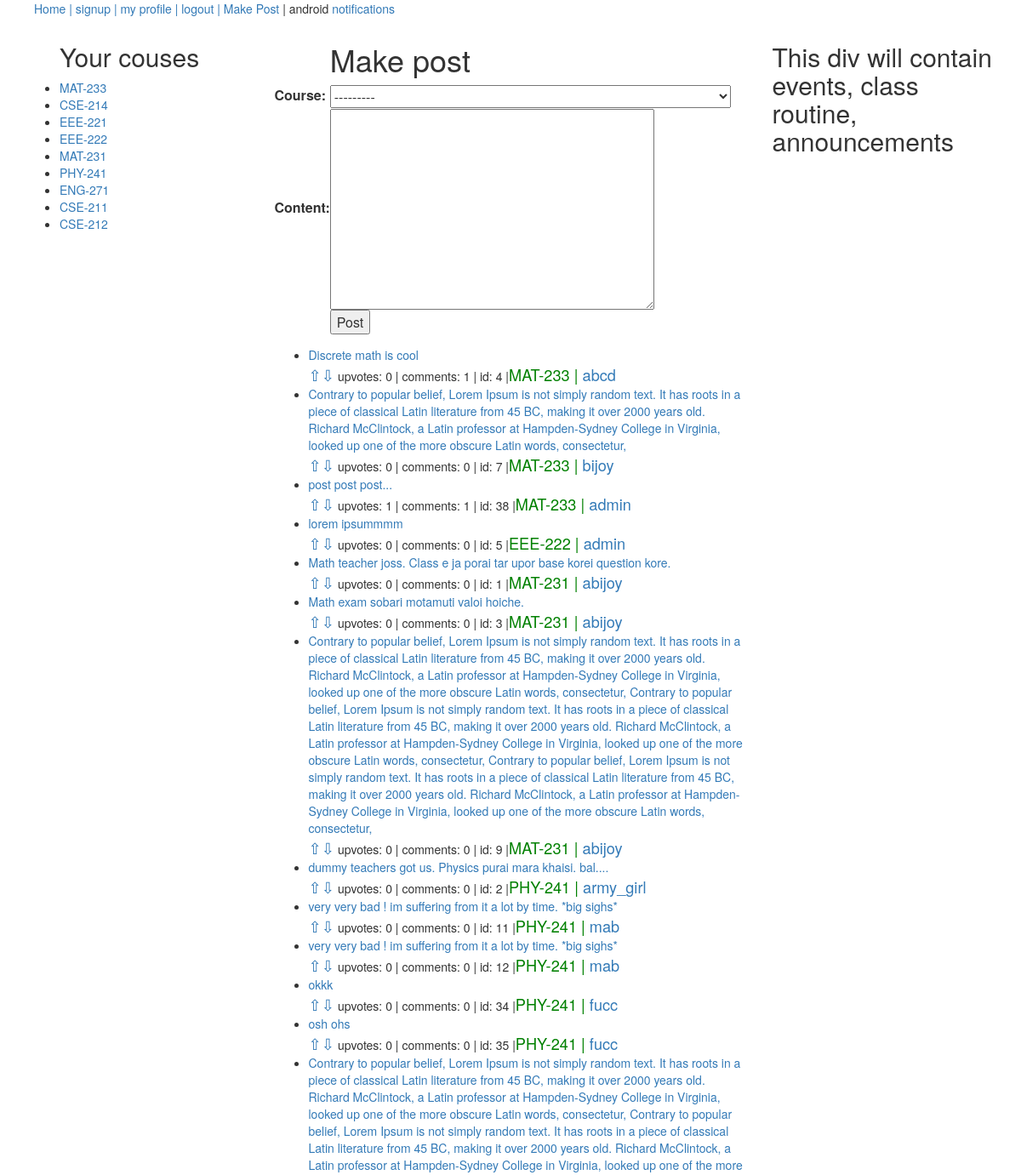
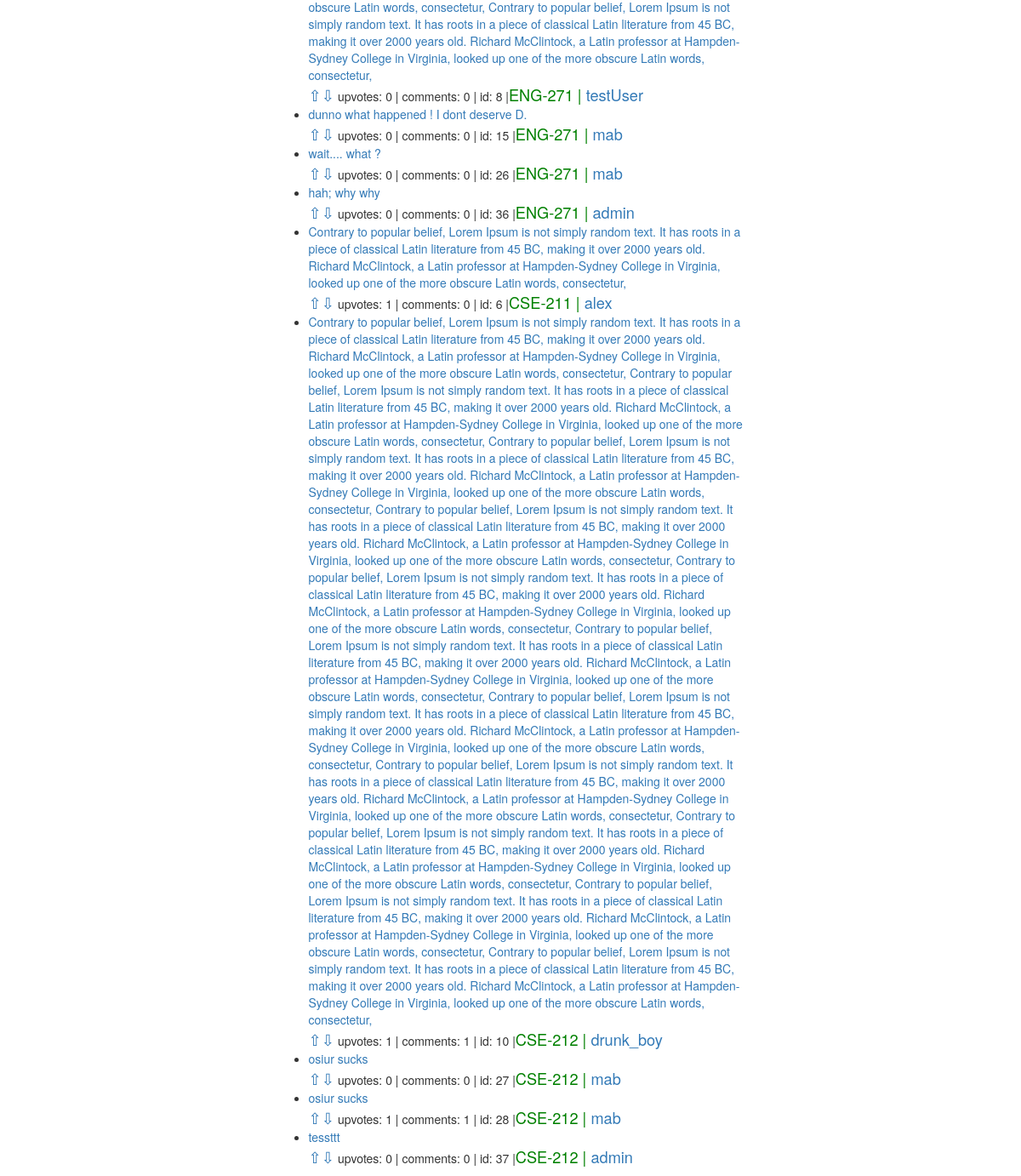
Screenshot of / (signed in) with the database file from the repository (2 pictures, top to bottom).
### playground/models.py (models this page shows, shortened)
class Course(models.Model):
	semester_or_year = (
		('1', '1st'),
		('2', '2nd'),
		('3', '3rd'),
		('4', '4th'),
		('5', '5th'),
		('6', '6th'),
		('7', '7th'),
		('8', '8th'),
	)
	course_code = models.CharField(max_length=50)
	course_title = models.CharField(max_length=200)
	semester = models.CharField(max_length=10, choices=semester_or_year, default='1')
	created_by = models.ForeignKey(User, on_delete=models.CASCADE)
	def __str__(self):
		return f'{self.course_title} - ({self.course_code})'

class Post(models.Model):
	user = models.ForeignKey(User, on_delete=models.CASCADE)
	course = models.ForeignKey(Course, on_delete=models.CASCADE)
	content = models.TextField()

### playground/views.py (the view)
# urls.py: path('', views.index, name='index'),
@login_required
def index(request):
	u = request.user
	current_sem = u.profile.current_semester
	my_courses = Course.objects.filter(semester=current_sem)
	posts = Post.objects.filter(course__in=my_courses)
	upVotedPosts = [v.post for v in PostVote.objects.filter(user=request.user, vote_value=1)]
	downVotedPosts =  [v.post for v in PostVote.objects.filter(user=request.user, vote_value=-1)]
	print(upVotedPosts, downVotedPosts, posts)
	for p in posts:
		if p in upVotedPosts:
			print("Yeaaaa;")
	if request.method == 'POST':
		form = makePostForm(request.user, request.POST)
		if form.is_valid():
			f = form.save(commit=False)
			f.user = request.user
			f.save()
			recipient_list = [p.user for p in Profile.objects.filter(current_semester=request.user.profile.current_semester)]
			notify.send(request.user, recipient_list=recipient_list, actor=request.user,
			verb='posted', obj=f, target=f.course, nf_type='somebody_posted')
			return redirect(reverse('index'))
	else:
		form = makePostForm(request.user)
	return render(request, 'playground/home.html',
		{'form':form, 'my_courses': my_courses, 'posts': posts,
		'upVotedPosts': upVotedPosts, 'downVotedPosts': downVotedPosts,}
		)

### playground/forms.py
class makePostForm(forms.ModelForm):
	class Meta:
		model = Post
		fields = ('course', 'content')
	def __init__(self, user, *args, **kwargs):
		super(makePostForm, self).__init__(*args, **kwargs)
		self.fields['course'].queryset = Course.objects.filter(semester=user.profile.current_semester)

### playground/templates/playground/home.html (shortened to what this page needs)
{% extends "playground/base.html" %}
{% block mainDiv %}
    <div>
        <form method="post">
            <table>
            <tr><td></td><td><h1>Make post</h1></td></tr>
            {{ form.as_table }}
            <tr><td></td>
                <td><input type="submit" name="" value="Post"></td>
            </tr>
            </table>
        </form>
    </div>
    <ul>
		{% for p in posts %}
			<li style=""><a href="{% url 'post_details' p.id %}"> {{ p.content }}</a></li>
            {% if p in upVotedPosts %}
                <span style="color:red; font-size:1.3em;"><a href="{% url 'vote' p.id 'up' %}">⇧</a></span><span><a href="{% url 'vote' p.id 'down' %}">⇩</a></span>
            {% elif p in downVotedPosts %}
                <span><a href="{% url 'vote' p.id 'up' %}">⇧</a></span><span style="color: red; font-size:1.3em;"><a href="{% url 'vote' p.id 'down' %}">⇩</a></span>
            {% else %}
                <span style="font-size:1.3em;"><a href="{% url 'vote' p.id 'up' %}">⇧</a><a href="{% url 'vote' p.id 'down' %}">⇩</a></span>
            {% endif %}
            upvotes: {{ p.postvote_set.all.count }} | comments: {{p.comment_set.all.count }} | id: {{p.id }} |<span style="color:green">{{p.course.course_code }} | <a href="{% url 'profile' p.user %}">{{p.user}}</a></span></li>
		{% endfor %}
	</ul>
{% endblock mainDiv %}

### playground/templates/playground/base.html (shortened to what this page needs)
<!DOCTYPE html>
<html>
<head>
	<link rel="stylesheet" href="https://maxcdn.bootstrapcdn.com/bootstrap/3.4.0/css/bootstrap.min.css">
</head>
<body>
	<nav>
		<ul>
			<li class="nav"><a href="{% url 'index' %}">Home | </a></li>
			<li class="nav"><a href="{% url 'signup' %}">signup | </a></li>
			<li class="nav"><a href="{% url 'profile' request.user %}">my profile | </a></li>
			<li class="nav"><a href="{% url 'logout' %}">logout | </a></li>
			<li class="nav"><a href="{% url 'makepost' %}">Make Post</a></li>
			<li class="nav"> | {{ request.user }} </li>
			<li class="nav"><a href="notifications/all">notifications</a></li>
		</ul>
	</nav>
	<div class="container">
		<div class="row">
			<nav class="col-sm-3">
				{% include "playground/sidediv.html" %}
			</nav>
			<div class="col-sm-6">
				{% block mainDiv %} {% endblock %}
			</div>
			<div class="col-sm-3">
				{% include "playground/rtsidediv.html" %}
			</div>
		</div>
	</div>
</body>
</html>

### playground/templates/playground/sidediv.html
		<ul>
		<h2>Your couses</h2>
			{% for c in my_courses %}
				<li><a href="{% url 'posts_under_course' c.course_code %}">{{ c.course_code }}</a></li>
			{% endfor %}
		</ul>

### playground/templates/playground/home.html (style rules this page uses)
span { font-size: 1.3em; }

### playground/templates/playground/base.html (style rules this page uses)
.nav { list-style-type: none; display: inline-block; }

### rows the page displays
Course: course_code "MAT-233"
Course: course_code "CSE-214"
Course: course_code "EEE-221"
Course: course_code "EEE-222"
Course: course_code "MAT-231"
Course: course_code "PHY-241"
Course: course_code "ENG-271"
Course: course_code "CSE-211"
Course: course_code "CSE-212"
Post: content "Discrete math is cool", postvote_set.all.count "0", comment_set.all.count "1", id "4", course.course_code "MAT-233", user "abcd"
Post: content "Contrary to popular belief, Lorem Ipsum is not simply random text. It has roots in a piece of classical Latin literature from 45 BC, making it over 2000 years old. Richard McClintock, a Latin professor at Hampden-Sydney College in Virginia, looked up one of the more obscure Latin words, consectetur,", postvote_set.all.count "0", comment_set.all.count "0", id "7", course.course_code "MAT-233", user "bijoy"
Post: content "post post post...", postvote_set.all.count "1", comment_set.all.count "1", id "38", course.course_code "MAT-233", user "admin"
Post: content "lorem ipsummmm", postvote_set.all.count "0", comment_set.all.count "0", id "5", course.course_code "EEE-222", user "admin"
Post: content "Math teacher joss. Class e ja porai tar upor base korei question kore.", postvote_set.all.count "0", comment_set.all.count "0", id "1", course.course_code "MAT-231", user "abijoy"
Post: content "Math exam sobari motamuti valoi hoiche.", postvote_set.all.count "0", comment_set.all.count "0", id "3", course.course_code "MAT-231", user "abijoy"
Post: content "Contrary to popular belief, Lorem Ipsum is not simply random text. It has roots in a piece of classical Latin literature from 45 BC, making it over 2000 years old. Richard McClintock, a Latin professor at Hampden-Sydney College in Virginia, looked up one of the more obscure Latin words, consectetur, Contrary to popular belief, Lorem Ipsum is not simply random text. It has roots in a piece of classical Latin literature from 45 BC, making it over 2000 years old. Richard McClintock, a Latin professor at Hampden-Sydney College in Virginia, looked up one of the more obscure Latin words, consectetur, Contrary to popular belief, Lorem Ipsum is not simply random text. It has roots in a piece of…", postvote_set.all.count "0", comment_set.all.count "0", id "9", course.course_code "MAT-231", user "abijoy"
Post: content "dummy teachers got us. Physics purai mara khaisi. bal....", postvote_set.all.count "0", comment_set.all.count "0", id "2", course.course_code "PHY-241", user "army_girl"
Post: content "very very bad ! im suffering from it a lot by time. *big sighs*", postvote_set.all.count "0", comment_set.all.count "0", id "11", course.course_code "PHY-241", user "mab"
Post: content "very very bad ! im suffering from it a lot by time. *big sighs*", postvote_set.all.count "0", comment_set.all.count "0", id "12", course.course_code "PHY-241", user "mab"
Post: content "okkk", postvote_set.all.count "0", comment_set.all.count "0", id "34", course.course_code "PHY-241", user "fucc"
Post: content "osh ohs", postvote_set.all.count "0", comment_set.all.count "0", id "35", course.course_code "PHY-241", user "fucc"
Post: content "Contrary to popular belief, Lorem Ipsum is not simply random text. It has roots in a piece of classical Latin literature from 45 BC, making it over 2000 years old. Richard McClintock, a Latin professor at Hampden-Sydney College in Virginia, looked up one of the more obscure Latin words, consectetur, Contrary to popular belief, Lorem Ipsum is not simply random text. It has roots in a piece of classical Latin literature from 45 BC, making it over 2000 years old. Richard McClintock, a Latin professor at Hampden-Sydney College in Virginia, looked up one of the more obscure Latin words, consectetur, Contrary to popular belief, Lorem Ipsum is not simply random text. It has roots in a piece of…", postvote_set.all.count "0", comment_set.all.count "0", id "8", course.course_code "ENG-271", user "testUser"
Post: content "dunno what happened ! I dont deserve D.", postvote_set.all.count "0", comment_set.all.count "0", id "15", course.course_code "ENG-271", user "mab"
Post: content "wait.... what ?", postvote_set.all.count "0", comment_set.all.count "0", id "26", course.course_code "ENG-271", user "mab"
Post: content "hah; why why", postvote_set.all.count "0", comment_set.all.count "0", id "36", course.course_code "ENG-271", user "admin"
Post: content "Contrary to popular belief, Lorem Ipsum is not simply random text. It has roots in a piece of classical Latin literature from 45 BC, making it over 2000 years old. Richard McClintock, a Latin professor at Hampden-Sydney College in Virginia, looked up one of the more obscure Latin words, consectetur,", postvote_set.all.count "1", comment_set.all.count "0", id "6", course.course_code "CSE-211", user "alex"
Post: content "Contrary to popular belief, Lorem Ipsum is not simply random text. It has roots in a piece of classical Latin literature from 45 BC, making it over 2000 years old. Richard McClintock, a Latin professor at Hampden-Sydney College in Virginia, looked up one of the more obscure Latin words, consectetur, Contrary to popular belief, Lorem Ipsum is not simply random text. It has roots in a piece of classical Latin literature from 45 BC, making it over 2000 years old. Richard McClintock, a Latin professor at Hampden-Sydney College in Virginia, looked up one of the more obscure Latin words, consectetur, Contrary to popular belief, Lorem Ipsum is not simply random text. It has roots in a piece of…", postvote_set.all.count "1", comment_set.all.count "1", id "10", course.course_code "CSE-212", user "drunk_boy"
Post: content "osiur sucks", postvote_set.all.count "0", comment_set.all.count "0", id "27", course.course_code "CSE-212", user "mab"
Post: content "osiur sucks", postvote_set.all.count "1", comment_set.all.count "1", id "28", course.course_code "CSE-212", user "mab"
Post: content "tessttt", postvote_set.all.count "0", comment_set.all.count "0", id "37", course.course_code "CSE-212", user "admin"

### other values shown
{{ request.user }} "android"
